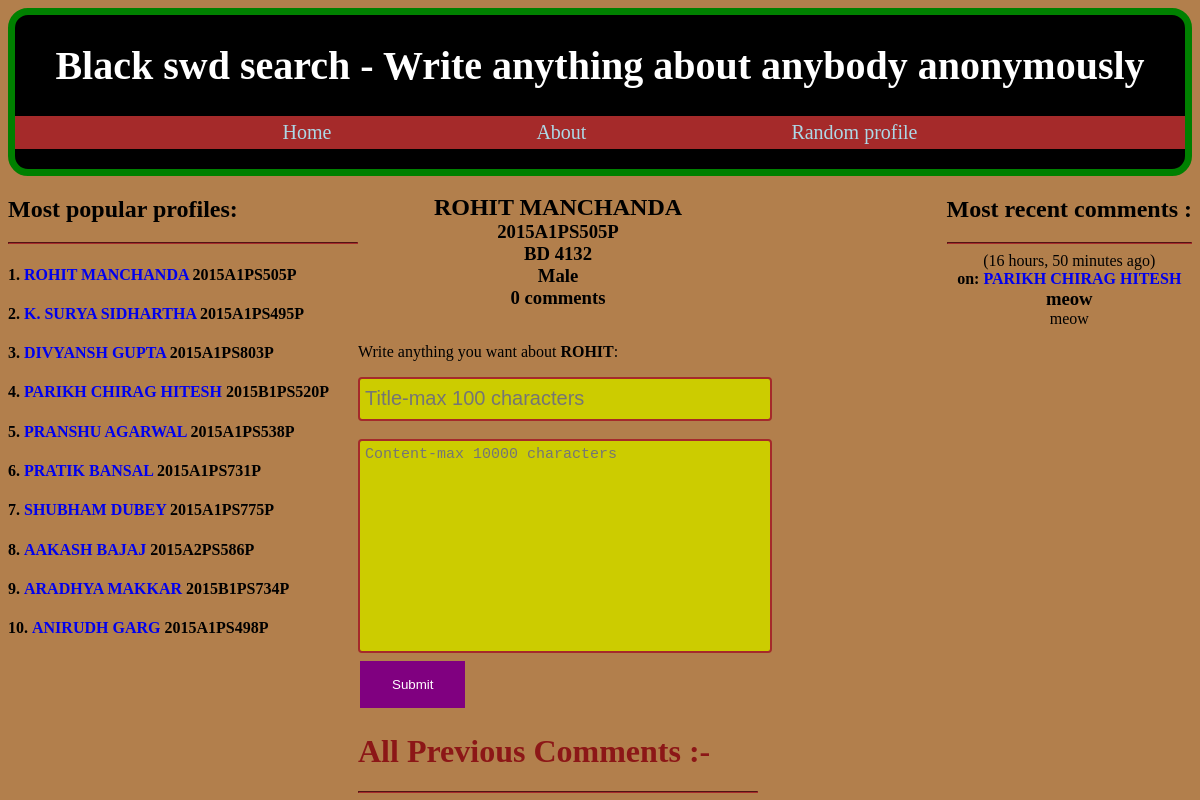
Screenshot of /2015A1PS505P with the database file from the repository.
### mainapp/models.py (models this page shows, shortened)
class Student(models.Model):
    name = models.CharField(max_length=128)
    room = models.IntegerField()
    idno = models.CharField(max_length=20)
    hostel = models.CharField(max_length=10)
    sex = models.BooleanField()
    views = models.IntegerField(default=0)
    number_of_comments = models.IntegerField(default=0)

class Comment(models.Model):
    student = models.ForeignKey(Student)
    title = models.TextField()
    content = models.TextField()
    created = models.DateTimeField(auto_now_add=True)
    def short_content(self):
        if len(self.content)>50:
            return self.content[0:50]+'...'
        else:
            return self.content
    def short_title(self):
        if len(self.title)>50:
            return self.title[0:50]+'...'
        else:
            return self.title

### mainapp/views.py (the view, shortened to what this page needs)
# urls.py: url(r'([\w]+)',views.profile),
def profile(request,meow):
    errors=[]
    student = get_object_or_404(Student,idno=meow)
    student.views+=1
    student.save()
    first=''
    for i in student.name:
        if i==' ':
            break
        else:
            first+=i
    comments = Comment.objects.filter(student=student).order_by('-created')
    n=len(comments)
    recent_comments = Comment.objects.all().order_by('-created')[0:10]
    top_profiles = Student.objects.all().order_by('-views')[0:10]
    dick = {'student':student,
    'first':first,
    'comments':comments,
    'n':n,
    'errors':errors,
    'recent_comments':recent_comments,
    'top_profiles':top_profiles
    }
    return render(request,'profile.html',dick)

### templates/profile.html (shortened to what this page needs)
<!DOCTYPE html>
<head>
</head>
<body>
  <header>
    <h1>Black swd search - Write anything about anybody anonymously</h1>
<ul id="ul">
<li id="li"><a href="/" id="meow">Home</a></li>
<li id="li"><a href="/about" id="meow">About</a></li>
<li id="li"><a href="/random" id="meow">Random profile</a></li>
</ul>
  </header>
  <div class="popular_profiles">
  <h2>Most popular profiles: </h2>
  <hr style="border-color:brown;" >
  <ol class="test">
  {% for profile in top_profiles %}
  <h4><li id="test"><a href="/{{profile.idno}}">{{profile.name}}</a> {{profile.idno}} </li></h4>
  {% endfor %}
  </ol>
  </div>
<div class="profile_specific_stuff">
<br>
<h2 style="margin:0 ;text-align:center" >{{student.name}}</h2>
<h3 style="margin:0 ;text-align:center" >{{student.idno}}</h3>
<h3 style="margin:0 ;text-align:center" >{{student.hostel}} {{student.room}}</h3>
<h3 style="margin:0 ;text-align:center" >{%if student.sex%} Male {%else%}Female {%endif%}</h3>
<h3 style="margin:0 ;text-align:center" >{{n}} comments</h3>
<br>
<p>Write anything you want about <b>{{first}}</b>: </p>
<form method='POST' autocomplete="off">
  <input style="width:100%;height:30px;font-size:20px;padding: 5px 5px; border: 2px solid brown;
  border-radius: 4px;background-color:#CCCC00;"type="text" required name="title" maxlength="100" placeholder="Title-max 100 characters">
  <br><br>
  <textarea style="width:100%;height:200px;font-size:15px;padding: 5px 5px;border: 2px solid brown;
  border-radius: 4px;background-color:#CCCC00;resize:none;" required maxlength="10000" name="content" placeholder="Content-max 10000 characters"></textarea>
  <br>
    <input type="submit" style="
    background-color: purple;
    border: none;
    color: white;
    padding: 16px 32px;
    text-decoration: none;
    margin: 4px 2px;
    cursor: pointer;
  "><br>
</form>
<h1 style="color:#8C1717"> All Previous Comments :- </h1><hr style="border-color:brown">
</div>
<div class="recent_comments">
<h2>Most recent comments : </h2>
<hr style="border-color:brown">
{% for comment in recent_comments %}
({{comment.created|timesince}} ago)<br>
<b>on: <a href="/{{comment.student.idno}}">{{comment.student.name}}</a></b>
<h3 style="margin:0">{{comment.short_title}} </h3>
{{comment.short_content}} <br><br>
<br>
{% endfor %}
</div>
</body>

### templates/profile.html (style rules this page uses)
body { background: #b27f4c; }
header { text-align: center; background: black; color: white; font-size: 20px; margin:0px; border: 7px solid green; border-radius: 20px; }
#meow { color:#ADD8E6; }
a { text-decoration: none; }
#ul { padding:5px; background:brown; }
#li { display:inline; padding:0px 100px 0px 100px; }
div { display: inline; }
.popular_profiles { float:left; width:350px; }
.recent_comments { float:right; text-align: center; }
.profile_specific_stuff { float:left; width:400px; word-wrap:break-word; }
.test { list-style-position: inside; padding-left:0; }

### rows the page displays
Student: name "ROHIT MANCHANDA", idno "2015A1PS505P", hostel "BD", room "4132"
Student: name "K. SURYA SIDHARTHA", idno "2015A1PS495P"
Student: name "DIVYANSH GUPTA", idno "2015A1PS803P"
Student: name "PARIKH CHIRAG HITESH", idno "2015B1PS520P"
Student: name "PRANSHU AGARWAL", idno "2015A1PS538P"
Student: name "PRATIK BANSAL", idno "2015A1PS731P"
Student: name "SHUBHAM DUBEY", idno "2015A1PS775P"
Student: name "AAKASH BAJAJ", idno "2015A2PS586P"
Student: name "ARADHYA MAKKAR", idno "2015B1PS734P"
Student: name "ANIRUDH GARG", idno "2015A1PS498P"
Comment: created "16 hours, 50 minutes", student.name "PARIKH CHIRAG HITESH", short_title "meow", short_content "meow"

### other values shown
{{ n }} "0"
{{ first }} "ROHIT"
